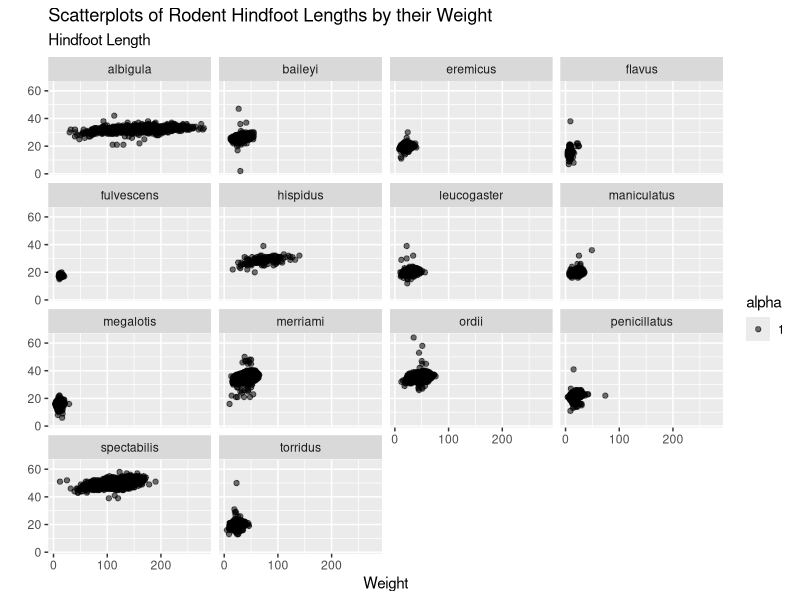

Reproduce this figure in R.
## ---- chunk 1
#| label: setup
library(tidyverse)
## ---- chunk 2
#| label: load-data

surveys <- read_csv("data/surveys.csv")
#glimpse(surveys)
## ---- chunk 3
#| label: scatterplot
ggplot(data = surveys,
       mapping = aes(x = weight,
                     y = hindfoot_length,
                     alpha = 1)) +
  labs(x = "Weight",
       y = "",
       subtitle = "Hindfoot Length",
       title = "Scatterplots of Rodent Hindfoot Lengths by their Weight") +
 
  geom_point() +
  facet_wrap(~species)
  
## ---- chunk 4
#| label: boxplot


## ---- chunk 5
#| label: rotated-boxplot

